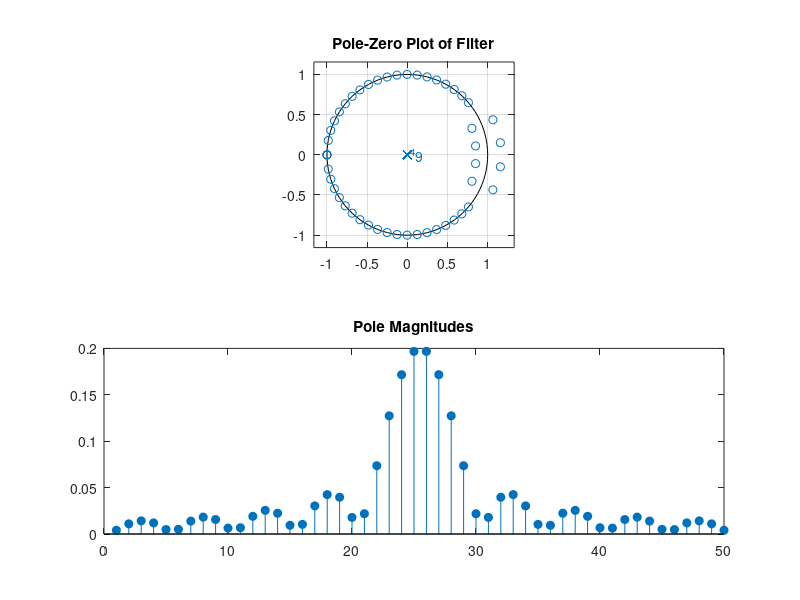
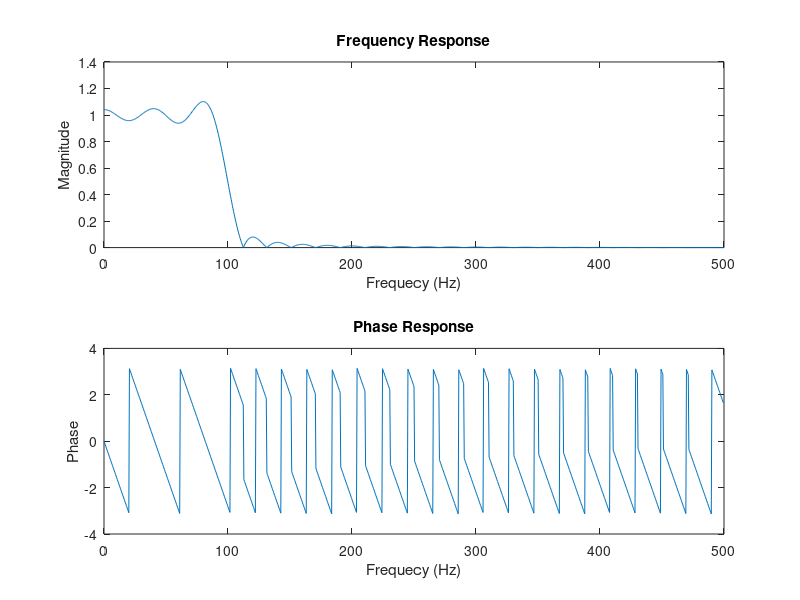

Reproduce these figures in MATLAB, in order.
clear all; close all; clc;
N = 50;fc=100;Fs = 1000;n=0:N-1;            % Length of data
h=(2*fc/Fs)*sinc(2*fc*(n-(N-1)/2)/Fs);
a=[1,0];b= h;figure;
subplot(2,1,1);zplane(b,a);
title('Pole-Zero Plot of Filter');
subplot(2,1,2);
stem(abs(b), 'filled'); title('Pole Magnitudes');
[H,w]=freqz(b,a,1024,Fs);
figure;subplot(2,1,1);
plot (w,abs(H));title('Frequency Response');
xlabel('Frequecy (Hz)'); ylabel('Magnitude');
subplot(2,1,2);
plot (w,angle(H));title('Phase Response');
xlabel('Frequecy (Hz)'); ylabel('Phase');
